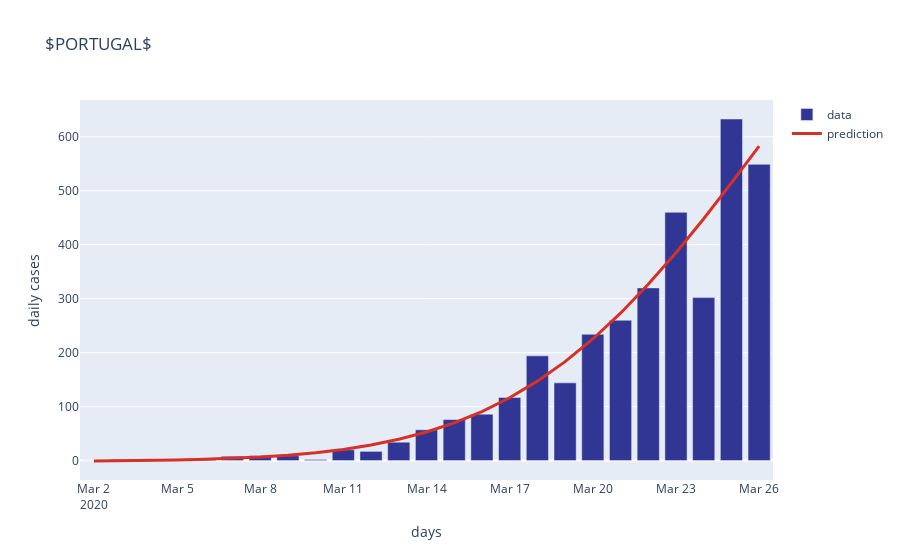
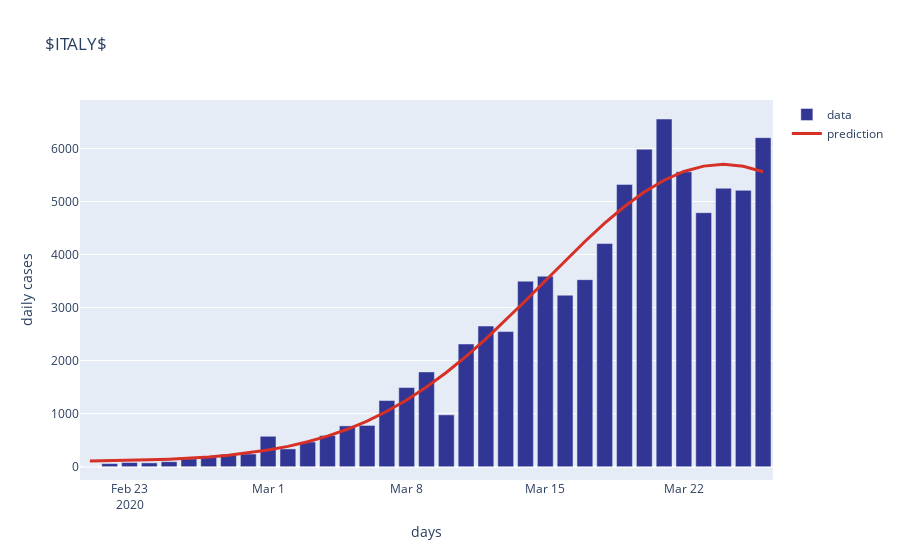
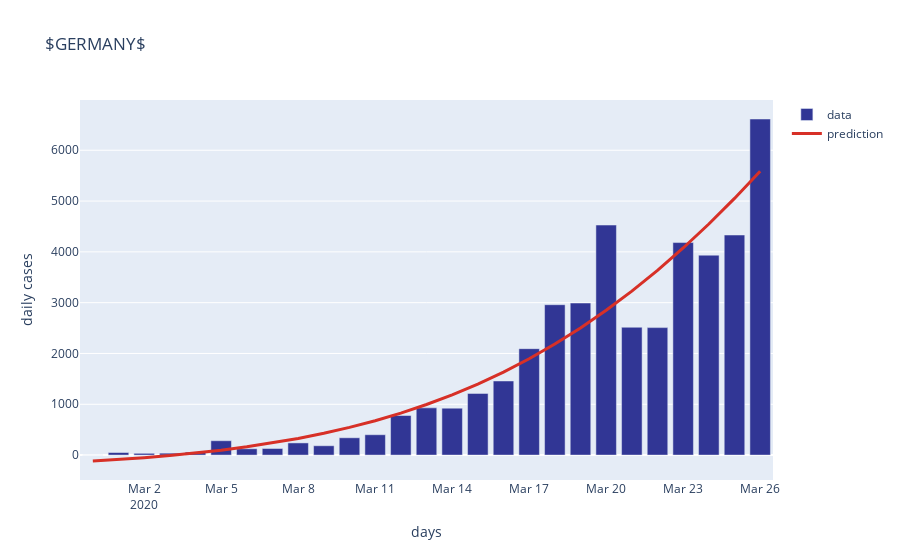
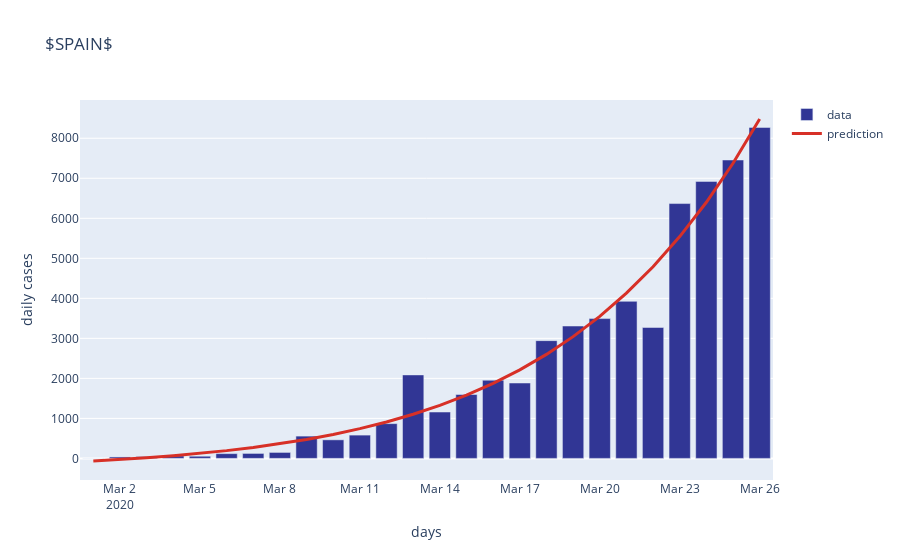

These figures' notebook cell, in order:
### Markdown cell above
# daily by country

### Code cell
for col in cases.columns:
        
    mindate = min(cases.loc[cases[col].notnull()].index)-timedelta(days=1)
    y = cases.loc[cases[col].index>=mindate,col].fillna(0)
    x = np.arange(len(y))
    
    xdata, ydata, x_axis, y_axis, c = distribution(x,y,res_print=True)
    chart_distribution(y,ydata,col,ylabel='daily cases',prediction=True)
    
    xdata, ydata, x_axis, y_axis, c = distribution(x,y)
    y_div = y_axis*sorted(y.values)[-3]*1.1/max(y_axis[:len(y)])

    plt.figure(figsize=(8,4))
    plt.title(col)
    plt.plot(x_axis, y_div, '.-',label='predicted')
    plt.plot(c[1]*np.ones(len(y_div)), y_div, ':k',alpha=.5,label='peak')
    plt.plot(x_axis[:len(y)], y_div[:len(y)], '.--',lw=3,color='C1',label='until today')
    plt.xlim([0,c[1]*2])
    plt.xlabel('days from %s'%str(y.index[0])[:10])
    plt.gca().spines['top'].set_visible(False)
    plt.gca().spines['right'].set_visible(False)
    plt.legend()
    plt.show()
